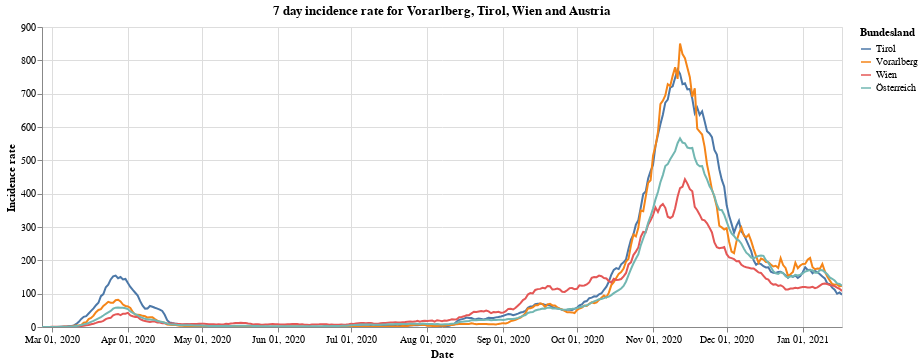

The notebook cell this image was saved under:
### Markdown cell above
Next we have the 7 day incidence rate for states of Vorarlberg, Tirol and Wien compared to all of Austria.

### Code cell
#collapse
bars = alt.Chart(vol_tyr_wien_at).mark_line().encode(
    x=alt.X("yearmonthdate(Time):T", axis=alt.Axis(title='Date')),
    y=alt.Y("SiebenTageInzidenzFaelle:Q", axis=alt.Axis(title='Incidence rate')),
    tooltip='Bundesland',
    color='Bundesland'
).properties(title='7 day incidence rate for Vorarlberg, Tirol, Wien and Austria', width=800).interactive()
bars
#alt.layer(bars, data=at_data).facet(alt.Row('Bundesland'), columns=1)

### Figure 1 — Vega-Lite specification as saved in the notebook (floating-point values rounded to 4 significant figures; data arrays with more than 128 entries replaced by an {"elided": "..."} marker saying what was removed)
{"config": {"view": {"continuousWidth": 400, "continuousHeight": 300}}, "data": {"name": "data-23e036e4a43811d074518a0c1fb45e8d"}, "mark": "line", "encoding": {"color": {"type": "nominal", "field": "Bundesland"}, "tooltip": {"type": "nominal", "field": "Bundesland"}, "x": {"type": "temporal", "axis": {"title": "Date"}, "field": "Time", "timeUnit": "yearmonthdate"}, "y": {"type": "quantitative", "axis": {"title": "Incidence rate"}, "field": "SiebenTageInzidenzFaelle"}}, "selection": {"selector001": {"type": "interval", "bind": "scales", "encodings": ["x", "y"]}}, "title": "7 day incidence rate for Vorarlberg, Tirol, Wien and Austria", "width": 800, "$schema": "https://vega.github.io/schema/vega-lite/v4.8.1.json", "datasets": {"data-23e036e4a43811d074518a0c1fb45e8d": {"elided": "1308 records"}}}
